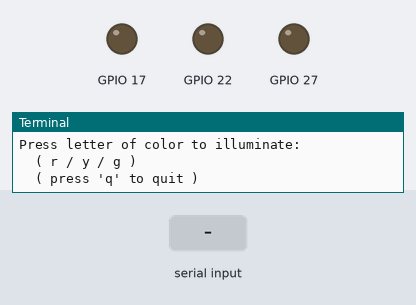
The program below on a simulated Raspberry Pi (BCM pin numbers). Shown: output pins drawn as LEDs (lit = HIGH), the last lines printed to the terminal. The inputs (shaded band) are chosen by the test bench.

Above: at 1.2 s.
1.3 s: "r" typed at the terminal, then Enter
At 2.1 s:
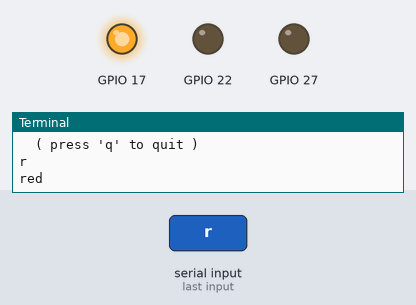
2.8 s: "y" typed at the terminal, then Enter
At 3.3 s:
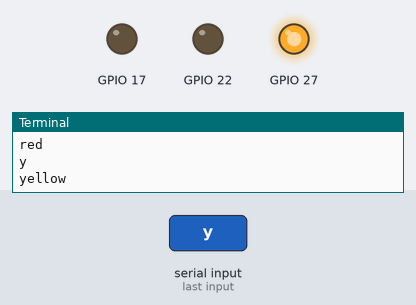
4.3 s: "g" typed at the terminal, then Enter
At 5.6 s:
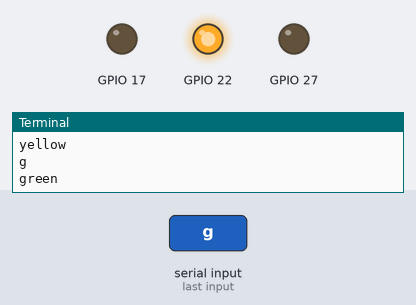
Timing chart, 0 to 7.3 s (numbered marks = the images above; inputs shaded):
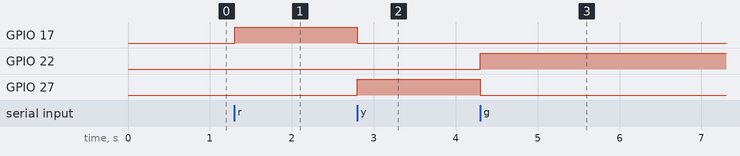

The program:

manlights.py
```python
import RPi.GPIO as GPIO


def read_input():
    key = input()
    return key


def light_led(color):
    if color == 'r':
        print("red")
        GPIO.output(17, GPIO.HIGH)
        GPIO.output(27, GPIO.LOW)
        GPIO.output(22, GPIO.LOW)
        return

    if color == 'y':
        print("yellow")
        GPIO.output(17, GPIO.LOW)
        GPIO.output(27, GPIO.HIGH)
        GPIO.output(22, GPIO.LOW)
        return

    if color == 'g':
        print("green")
        GPIO.output(17, GPIO.LOW)
        GPIO.output(27, GPIO.LOW)
        GPIO.output(22, GPIO.HIGH)
        return

    if color == 'q':
        GPIO.output(17, GPIO.LOW)
        GPIO.output(27, GPIO.LOW)
        GPIO.output(22, GPIO.LOW)
        quit()

    return

def main():
    GPIO.setwarnings(False)
    GPIO.setmode(GPIO.BCM)
    GPIO.setup(17, GPIO.OUT)
    GPIO.setup(27, GPIO.OUT)
    GPIO.setup(22, GPIO.OUT)

    print("Press letter of color to illuminate:")
    print("  ( r / y / g )")
    print("  ( press 'q' to quit )")

    while True:
        color = read_input()
        light_led(color)


if __name__ == "__main__":
    main()
```

Measured:
- after the input at 1.3 s, GPIO 17: LOW → HIGH at once
- after the input at 2.8 s, GPIO 17: HIGH → LOW at once; GPIO 27: LOW → HIGH at once
- after the input at 4.3 s, GPIO 22: LOW → HIGH at once; GPIO 27: HIGH → LOW at once
